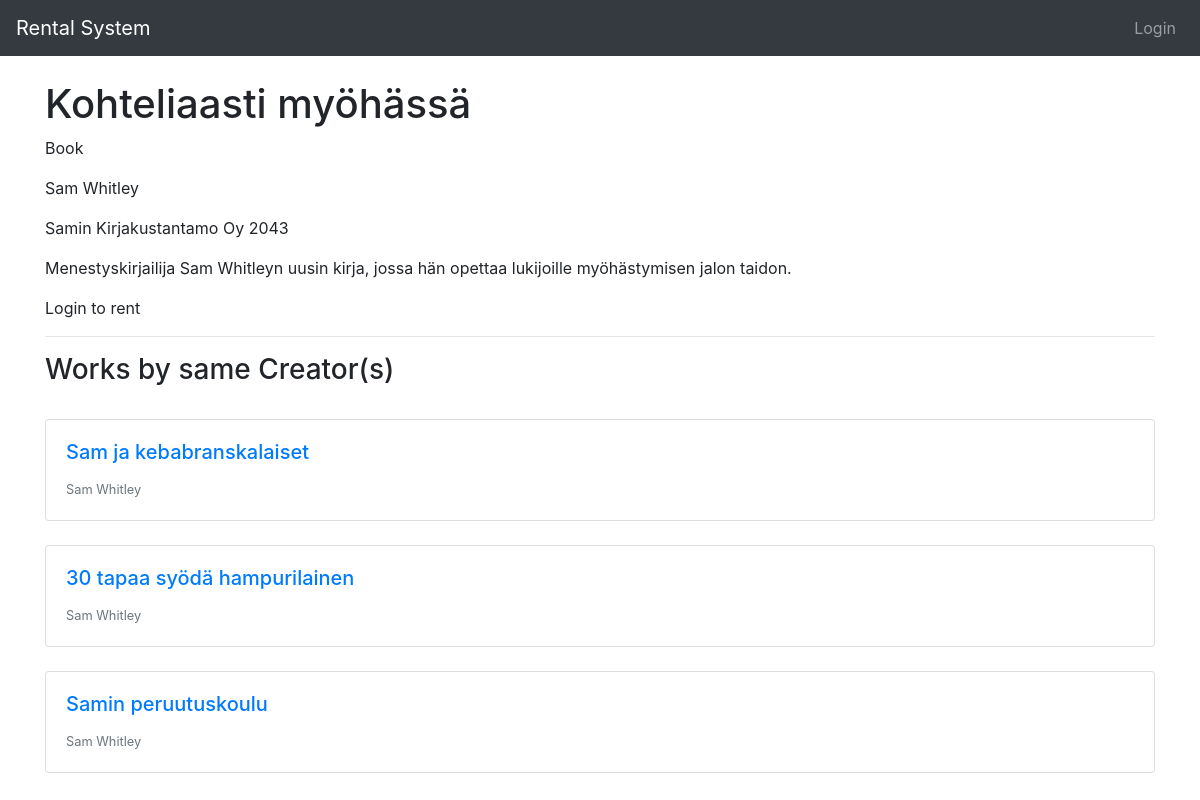
The app's page /work/9/, older data.
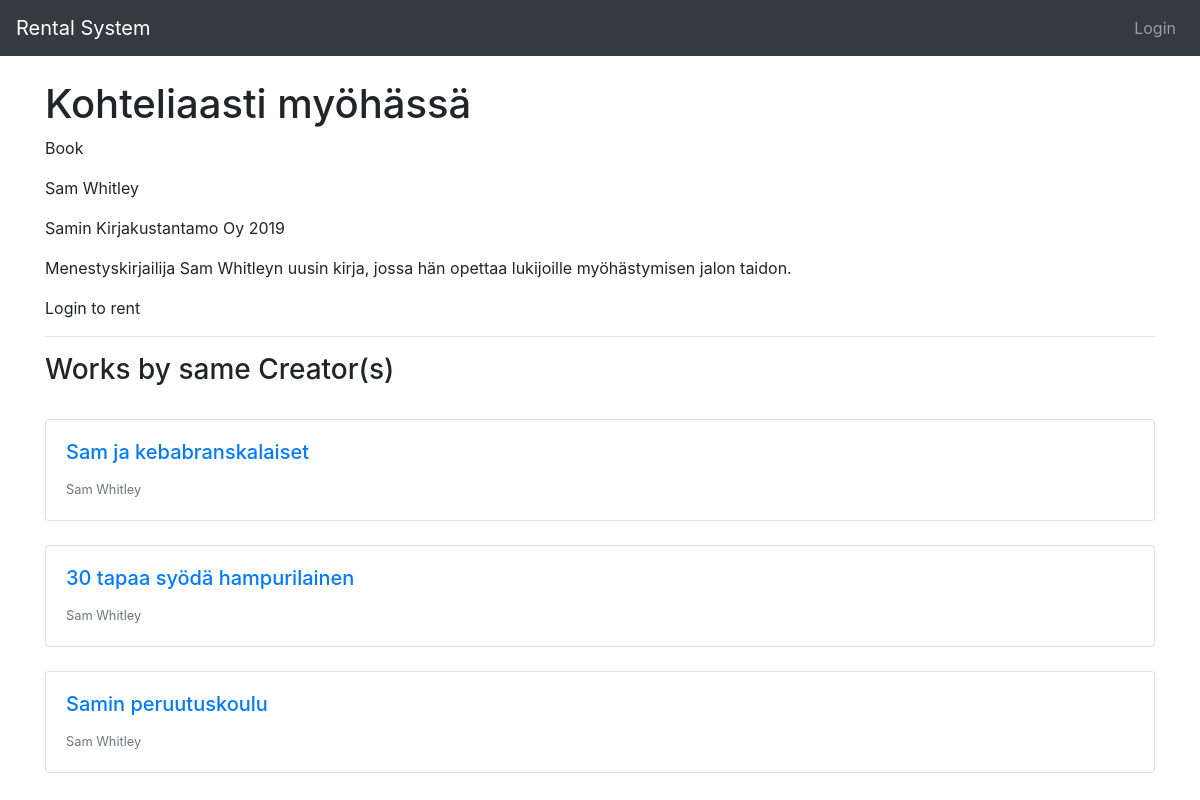
The same page, newer data.
### rental_system/models.py (models this page shows)
class Work(models.Model):
    creators = models.ManyToManyField(Creator)
    type = models.ForeignKey(Type, on_delete=models.CASCADE)
    genres = models.ManyToManyField(Genre)
    publishers = models.ManyToManyField(Publisher)
    title = models.CharField(max_length=200)
    desc = models.CharField(max_length=200)
    pub_date = models.IntegerField(
        default=2020,
        validators=[
            MaxValueValidator(datetime.date.today().year),
            MinValueValidator(1800)
        ]
    )
    def __str__(self):
        return self.title

class Type(models.Model):
    type = models.CharField(max_length=200)
    def __str__(self):
        return self.type

class Creator(models.Model):
    first_name = models.CharField(max_length=200)
    last_name = models.CharField(max_length=200)
    def __str__(self):
        return self.first_name + " " + self.last_name

class Publisher(models.Model):
    publisher = models.CharField(max_length=50)
    def __str__(self):
        return self.publisher

### rental_system/views.py (the view)
# urls.py: path('work/<int:work_id>/', views.work, name='work'),
def work(request, work_id):
    work = get_object_or_404(Work, pk=work_id)
    creators = work.creators.all()
    other_works = list(Work.objects.filter(~Q(id = work_id),creators__in=creators))[:5]
    rented = RentedWork.objects.all()
    if rented.filter(rented_work_id = work_id).exists():
        returned = rented.filter(rented_work_id = work_id, returned=False).order_by('-rent_date').first()
    else:
        returned = False
    return render(request, 'rental_system/work.html', {'work': work, 'rented': returned, 'other_works': other_works})

### rental_system/templates/rental_system/work.html (shortened to what this page needs)
{% extends 'base.html' %}
{% block content %}
{% load static %}
<link rel="stylesheet" href="{% static 'darkmode.css' %}">
<div class="container">
    <h1>{{ work.title }}</h1>
    <p>{{ work.type }}</p>
    <p>{{ work.creators.all|join:", " }}</p>
    <p>{{ work.publishers.all|join:", "}} {{ work.pub_date }}</p>
    <p>{{ work.desc }}</p>
    {% if user.is_authenticated %}
    {% if not rented %}
    <td><a href="{% url 'rent_work' work.id %}" class="btn btn-primary">Rent</a></td>
    {% else %}
    <td><button class="btn btn-secondary" disabled>Rented</button></td>
    {% endif %}
    {% else %}
    <p>Login to rent</p>
    {% endif %}
    {% if other_works %}
    <hr>
    <h3>Works by same Creator(s)</h3>
    <br>
    {% for other in other_works %}
    <div class="card">
        <div class="card-body">
            <a href="work/1">
                <h5 class="card-title"><a href="{% url 'work' other.id %}">{{ other }}</a></h5>
            </a>
            <p class="card-text"><small class="text-muted">{{ other.creators.all|join:", " }}</small></p>
        </div>
    </div>
    <br>
    {% endfor %}
    {% endif %}
</div>
{% endblock %}

Row changes from the older to the newer data that the page shows:
changed Work "Kohteliaasti myöhässä": pub_date "2043" → "2019"
